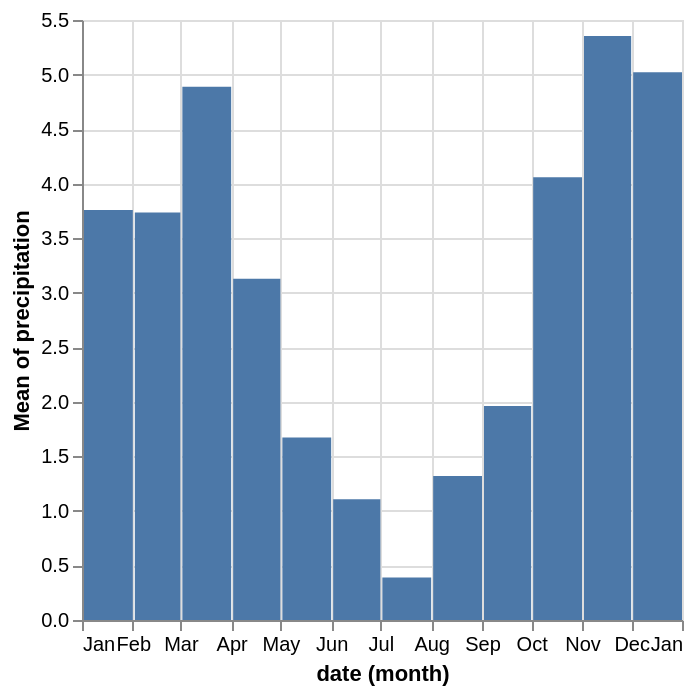

Express this chart as Vega-Lite.
### Vega-Lite specification from a JSON file in a GitHub repository (floating-point values rounded to 4 significant figures; data arrays with more than 128 entries replaced by an {"elided": "..."} marker saying what was removed)
{"$schema": "https://vega.github.io/schema/vega-lite/v4.json", "data": {"values": {"elided": "1461 records"}}, "mark": "bar", "encoding": {"x": {"timeUnit": "month", "field": "date"}, "y": {"aggregate": "mean", "field": "precipitation"}}, "config": {"mark": {"timeUnitBand": 0.7}}}
